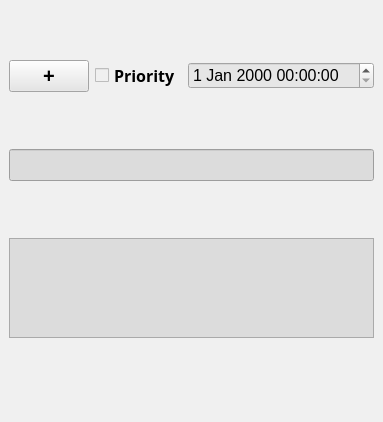
<?xml version="1.0" encoding="UTF-8"?>
<ui version="4.0">
 <class>MainWindow</class>
 <widget class="QMainWindow" name="MainWindow">
  <property name="geometry">
   <rect>
    <x>0</x>
    <y>0</y>
    <width>368</width>
    <height>422</height>
   </rect>
  </property>
  <property name="windowTitle">
   <string>To Do List</string>
  </property>
  <property name="windowIcon">
   <iconset>
    <normaloff>todo-list-icon.jpg</normaloff>todo-list-icon.jpg</iconset>
  </property>
  <property name="styleSheet">
   <string notr="true">background-color: rgb(240, 240, 240);</string>
  </property>
  <property name="iconSize">
   <size>
    <width>100</width>
    <height>100</height>
   </size>
  </property>
  <widget class="QWidget" name="centralwidget">
   <layout class="QVBoxLayout" name="verticalLayout">
    <item>
     <layout class="QGridLayout" name="gl_tasks"/>
    </item>
    <item>
     <layout class="QHBoxLayout" name="horizontalLayout">
      <item>
       <widget class="QPushButton" name="btn_newtask">
        <property name="font">
         <font>
          <pointsize>15</pointsize>
          <bold>true</bold>
         </font>
        </property>
        <property name="toolTip">
         <string>add new task</string>
        </property>
        <property name="styleSheet">
         <string notr="true">background-color: rgb(230, 230, 230);</string>
        </property>
        <property name="text">
         <string>+</string>
        </property>
       </widget>
      </item>
      <item>
       <widget class="QCheckBox" name="cb_priority">
        <property name="font">
         <font>
          <family>Centaur</family>
          <pointsize>12</pointsize>
          <italic>false</italic>
          <bold>true</bold>
         </font>
        </property>
        <property name="toolTip">
         <string>If this task is important clicked</string>
        </property>
        <property name="text">
         <string>Priority</string>
        </property>
       </widget>
      </item>
      <item>
       <widget class="QDateTimeEdit" name="dateTimeEdit">
        <property name="font">
         <font>
          <pointsize>12</pointsize>
         </font>
        </property>
        <property name="styleSheet">
         <string notr="true">background-color: rgb(230, 230, 230);</string>
        </property>
       </widget>
      </item>
     </layout>
    </item>
    <item>
     <widget class="QLineEdit" name="tb_new_task_title">
      <property name="font">
       <font>
        <pointsize>15</pointsize>
       </font>
      </property>
      <property name="toolTip">
       <string>Title</string>
      </property>
      <property name="styleSheet">
       <string notr="true">background-color: rgb(220, 220, 220);</string>
      </property>
     </widget>
    </item>
    <item>
     <widget class="QTextEdit" name="tb_new_task_description">
      <property name="maximumSize">
       <size>
        <width>16777215</width>
        <height>100</height>
       </size>
      </property>
      <property name="font">
       <font>
        <pointsize>15</pointsize>
       </font>
      </property>
      <property name="toolTip">
       <string>description</string>
      </property>
      <property name="styleSheet">
       <string notr="true">background-color: rgb(220, 220, 220);</string>
      </property>
     </widget>
    </item>
   </layout>
  </widget>
  <widget class="QMenuBar" name="menubar">
   <property name="geometry">
    <rect>
     <x>0</x>
     <y>0</y>
     <width>368</width>
     <height>22</height>
    </rect>
   </property>
  </widget>
  <widget class="QStatusBar" name="statusbar"/>
 </widget>
 <resources/>
 <connections/>
</ui>
